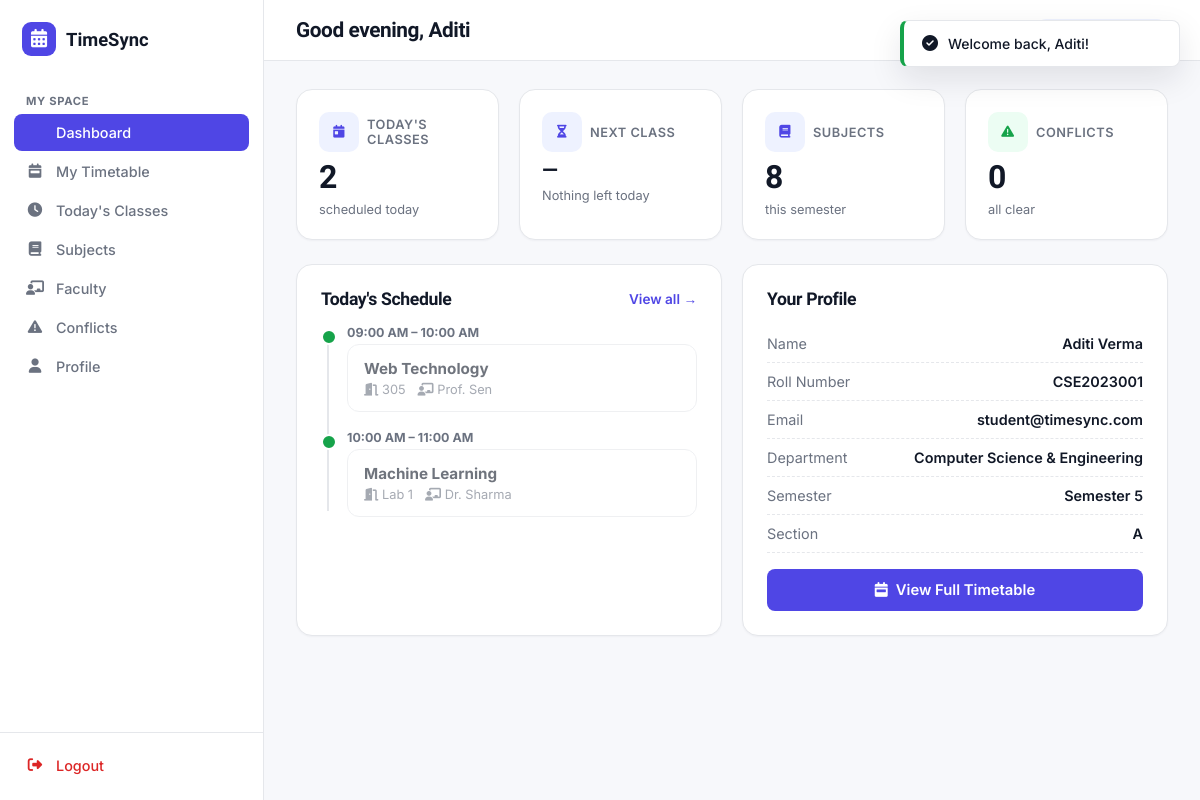
The page /student/dashboard.php (signed in) on the database its author committed.
### tables this page shows
CREATE TABLE students (
    id INT AUTO_INCREMENT PRIMARY KEY,
    user_id INT NOT NULL UNIQUE,
    roll_number VARCHAR(30) NOT NULL UNIQUE,
    department_id INT NOT NULL,
    semester_id INT NOT NULL,
    section_id INT NOT NULL,
    FOREIGN KEY (user_id) REFERENCES users(id) ON DELETE CASCADE,
    FOREIGN KEY (department_id) REFERENCES departments(id),
    FOREIGN KEY (semester_id) REFERENCES semesters(id),
    FOREIGN KEY (section_id) REFERENCES sections(id),
    INDEX idx_student_lookup (department_id, semester_id, section_id)
);

CREATE TABLE users (
    id INT AUTO_INCREMENT PRIMARY KEY,
    name VARCHAR(120) NOT NULL,
    email VARCHAR(150) NOT NULL UNIQUE,
    password VARCHAR(255) NOT NULL,
    role ENUM('admin','student') NOT NULL DEFAULT 'student',
    created_at TIMESTAMP DEFAULT CURRENT_TIMESTAMP,
    INDEX idx_role (role)
);

CREATE TABLE timetables (
    id INT AUTO_INCREMENT PRIMARY KEY,
    day ENUM('Monday','Tuesday','Wednesday','Thursday','Friday','Saturday') NOT NULL,
    start_time TIME NOT NULL,
    end_time TIME NOT NULL,
    subject_id INT NOT NULL,
    faculty_id INT NOT NULL,
    room_id INT NOT NULL,
    department_id INT NOT NULL,
    semester_id INT NOT NULL,
    section_id INT NOT NULL,
    uploaded_file_id INT,
    created_at TIMESTAMP DEFAULT CURRENT_TIMESTAMP,
    FOREIGN KEY (subject_id) REFERENCES subjects(id) ON DELETE CASCADE,
    FOREIGN KEY (faculty_id) REFERENCES faculty(id) ON DELETE CASCADE,
    FOREIGN KEY (room_id) REFERENCES rooms(id) ON DELETE CASCADE,
    FOREIGN KEY (department_id) REFERENCES departments(id) ON DELETE CASCADE,
    FOREIGN KEY (semester_id) REFERENCES semesters(id) ON DELETE CASCADE,
    FOREIGN KEY (section_id) REFERENCES sections(id) ON DELETE CASCADE,
    FOREIGN KEY (uploaded_file_id) REFERENCES uploaded_files(id) ON DELETE SET NULL,
    INDEX idx_section_day (section_id, day),
    INDEX idx_faculty_day (faculty_id, day),
    INDEX idx_room_day (room_id, day)
);

CREATE TABLE subjects (
    id INT AUTO_INCREMENT PRIMARY KEY,
    subject_code VARCHAR(20) NOT NULL,
    subject_name VARCHAR(150) NOT NULL,
    department_id INT NOT NULL,
    semester_id INT NOT NULL,
    FOREIGN KEY (department_id) REFERENCES departments(id) ON DELETE CASCADE,
    FOREIGN KEY (semester_id) REFERENCES semesters(id) ON DELETE CASCADE,
    UNIQUE KEY uniq_subject (subject_code, department_id)
);

CREATE TABLE rooms (
    id INT AUTO_INCREMENT PRIMARY KEY,
    room_number VARCHAR(30) NOT NULL,
    building VARCHAR(80) DEFAULT 'Main Building',
    capacity INT DEFAULT 60,
    UNIQUE KEY uniq_room (room_number, building)
);

CREATE TABLE faculty (
    id INT AUTO_INCREMENT PRIMARY KEY,
    name VARCHAR(120) NOT NULL,
    email VARCHAR(150),
    department_id INT NOT NULL,
    FOREIGN KEY (department_id) REFERENCES departments(id) ON DELETE CASCADE
);

CREATE TABLE departments (
    id INT AUTO_INCREMENT PRIMARY KEY,
    name VARCHAR(100) NOT NULL,
    code VARCHAR(10) NOT NULL UNIQUE
);

CREATE TABLE semesters (
    id INT AUTO_INCREMENT PRIMARY KEY,
    semester_number INT NOT NULL UNIQUE
);

CREATE TABLE sections (
    id INT AUTO_INCREMENT PRIMARY KEY,
    department_id INT NOT NULL,
    semester_id INT NOT NULL,
    section_name VARCHAR(5) NOT NULL,
    FOREIGN KEY (department_id) REFERENCES departments(id) ON DELETE CASCADE,
    FOREIGN KEY (semester_id) REFERENCES semesters(id) ON DELETE CASCADE,
    UNIQUE KEY uniq_section (department_id, semester_id, section_name)
);

### includes/functions.php (called while the page is built, shortened)
<?php
function e(?string $str): string {
    return htmlspecialchars($str ?? '', ENT_QUOTES, 'UTF-8');
}
function getStudentDetails(PDO $pdo, int $userId): ?array {
    $stmt = $pdo->prepare("
        SELECT s.*, u.name, u.email, d.name AS department_name, d.code AS department_code,
               sem.semester_number, sec.section_name
        FROM students s
        JOIN users u ON u.id = s.user_id
        JOIN departments d ON d.id = s.department_id
        JOIN semesters sem ON sem.id = s.semester_id
        JOIN sections sec ON sec.id = s.section_id
        WHERE s.user_id = ?
    ");
    $stmt->execute([$userId]);
    $row = $stmt->fetch();
    return $row ?: null;
}
function getTodayClasses(PDO $pdo, int $sectionId): array {
    $today = date('l');
    $stmt = $pdo->prepare("
        SELECT t.id, t.start_time, t.end_time,
               sub.subject_name, sub.subject_code,
               f.name AS faculty_name, r.room_number
        FROM timetables t
        JOIN subjects sub ON sub.id = t.subject_id
        JOIN faculty f ON f.id = t.faculty_id
        JOIN rooms r ON r.id = t.room_id
        WHERE t.section_id = ? AND t.day = ?
        ORDER BY t.start_time
    ");
    $stmt->execute([$sectionId, $today]);
    return $stmt->fetchAll();
}
function getUpcomingClass(array $todayClasses): ?array {
    $now = date('H:i:s');
    return null;
}
function classifyClassStatus(string $start, string $end): string {
    $now = date('H:i:s');
    return 'completed';
}
function getStudentDashboardStats(PDO $pdo, array $student): array {
    $today = getTodayClasses($pdo, (int)$student['section_id']);
    $upcoming = getUpcomingClass($today);
    $subjectCount = $pdo->prepare("SELECT COUNT(DISTINCT subject_id) c FROM timetables WHERE section_id=?");
    $subjectCount->execute([$student['section_id']]);
    $conflictCount = $pdo->prepare("
        SELECT COUNT(*) c FROM conflicts c
        JOIN timetables t1 ON t1.id = c.timetable_id_1
        JOIN timetables t2 ON t2.id = c.timetable_id_2
        WHERE c.status='open' AND (t1.section_id = ? OR t2.section_id = ?)
    ");
    $conflictCount->execute([$student['section_id'], $student['section_id']]);
    return [
        'today_count'   => count($today),
        'next_class'    => $upcoming,
        'subject_count' => (int) $subjectCount->fetch()['c'],
        'conflict_count'=> (int) $conflictCount->fetch()['c'],
    ];
}

### includes/auth.php (called while the page is built, shortened)
<?php
function currentUserId(): ?int {
    return $_SESSION['user_id'] ?? null;
}

### student/dashboard.php (the view, shortened to what this page needs)
<?php
require_once __DIR__ . '/../includes/auth.php';
require_once __DIR__ . '/../includes/functions.php';
$student = getStudentDetails($pdo, currentUserId());
$stats = getStudentDashboardStats($pdo, $student);
$hour = (int) date('G');
$greeting = $hour < 12 ? 'Good morning' : ($hour < 17 ? 'Good afternoon' : 'Good evening');
$role = 'student';
$activePage = 'dashboard';
require_once __DIR__ . '/../includes/header.php';
require_once __DIR__ . '/../includes/sidebar.php';
?>
<div class="main-content">
    <div class="topbar">
        <div class="flex gap-16" style="align-items:center;">
            <h1><?= $greeting ?>, <?= e(explode(' ', $student['name'])[0]) ?></h1>
        </div>
        <span class="badge badge-neutral"><?= e($student['department_code']) ?> · Sem <?= (int)$student['semester_number'] ?> · Sec <?= e($student['section_name']) ?></span>
    </div>
    <div class="page-body">
        <div class="grid grid-4 mb-24">
            <div class="card stat-card">
                <div class="stat-label"><span class="stat-icon"><i class="fa-solid fa-calendar-day"></i></span>Today's Classes</div>
                <div class="stat-value"><?= $stats['today_count'] ?></div>
                <div class="stat-sub"><?= $stats['today_count'] === 0 ? 'No classes today' : 'scheduled today' ?></div>
            </div>
            <div class="card stat-card">
                <div class="stat-label"><span class="stat-icon"><i class="fa-solid fa-hourglass-half"></i></span>Next Class</div>
                <?php if ($stats['next_class']): ?>
                    <div class="stat-value" style="font-size:1.3rem;"><?= e($stats['next_class']['subject_name']) ?></div>
                    <div class="stat-sub"><?= date('h:i A', strtotime($stats['next_class']['start_time'])) ?></div>
                <?php else: ?>
                    <div class="stat-value" style="font-size:1.3rem;">—</div>
                    <div class="stat-sub">Nothing left today</div>
                <?php endif; ?>
            </div>
            <div class="card stat-card">
                <div class="stat-label"><span class="stat-icon"><i class="fa-solid fa-book"></i></span>Subjects</div>
                <div class="stat-value"><?= $stats['subject_count'] ?></div>
                <div class="stat-sub">this semester</div>
            </div>
            <div class="card stat-card">
                <div class="stat-label"><span class="stat-icon" style="background:<?= $stats['conflict_count'] > 0 ? 'var(--danger-light)' : 'var(--success-light)' ?>;color:<?= $stats['conflict_count'] > 0 ? 'var(--danger)' : 'var(--success)' ?>;"><i class="fa-solid fa-triangle-exclamation"></i></span>Conflicts</div>
                <div class="stat-value"><?= $stats['conflict_count'] ?></div>
                <div class="stat-sub"><?= $stats['conflict_count'] > 0 ? 'affecting your section' : 'all clear' ?></div>
            </div>
        </div>
        <div class="grid grid-2">
            <div class="card card-pad">
                <div class="flex-between mb-16">
                    <h3 class="section-title" style="margin:0;">Today's Schedule</h3>
                    <a href="<?= BASE_URL ?>/student/today.php" class="text-sm" style="color:var(--primary);font-weight:600;">View all →</a>
                </div>
                <?php
                $today = getTodayClasses($pdo, (int)$student['section_id']);
                if (!$today):
                ?>
                    <div class="empty-state">
                        <div class="empty-icon"><i class="fa-regular fa-calendar"></i></div>
                        <h3>No classes today</h3>
                        <p>Enjoy the free day — check tomorrow's schedule in your weekly timetable.</p>
                    </div>
                <?php else: ?>
                    <div class="timeline">
                        <?php foreach (array_slice($today, 0, 4) as $class):
                            $status = classifyClassStatus($class['start_time'], $class['end_time']); ?>
                            <div class="timeline-item <?= $status ?>">
                                <div class="timeline-time"><?= date('h:i A', strtotime($class['start_time'])) ?> – <?= date('h:i A', strtotime($class['end_time'])) ?></div>
                                <div class="timeline-card">
                                    <div class="tc-subject"><?= e($class['subject_name']) ?></div>
                                    <div class="tc-meta">
                                        <span><i class="fa-solid fa-door-open"></i> <?= e($class['room_number']) ?></span>
                                        <span><i class="fa-solid fa-chalkboard-user"></i> <?= e($class['faculty_name']) ?></span>
                                    </div>
                                </div>
                            </div>
                        <?php endforeach; ?>
                    </div>
                <?php endif; ?>
            </div>
            <div class="card card-pad">
                <h3 class="section-title mb-16">Your Profile</h3>
                <div class="modal-row"><span>Name</span><span><?= e($student['name']) ?></span></div>
                <div class="modal-row"><span>Roll Number</span><span><?= e($student['roll_number']) ?></span></div>
                <div class="modal-row"><span>Email</span><span><?= e($student['email']) ?></span></div>
                <div class="modal-row"><span>Department</span><span><?= e($student['department_name']) ?></span></div>
                <div class="modal-row"><span>Semester</span><span>Semester <?= (int)$student['semester_number'] ?></span></div>
                <div class="modal-row"><span>Section</span><span><?= e($student['section_name']) ?></span></div>
                <a href="<?= BASE_URL ?>/student/timetable.php" class="btn btn-primary btn-block mt-16"><i class="fa-solid fa-calendar-week"></i> View Full Timetable</a>
            </div>
        </div>
    </div>
</div>
<?php require_once __DIR__ . '/../includes/footer.php'; ?>

### includes/header.php (shortened to what this page needs)
<!DOCTYPE html>
<html lang="en">
<head>
<link rel="stylesheet" href="<?= BASE_URL ?>/assets/css/style.css">
<link rel="stylesheet" href="https://cdnjs.cloudflare.com/ajax/libs/font-awesome/6.5.1/css/all.min.css">
</head>
<body>
<div id="toast-container"></div>
<div class="app-shell">

### includes/sidebar.php
<?php
$activePage = $activePage ?? '';
$adminLinks = [
    'dashboard'  => ['icon' => 'fa-grid-2', 'label' => 'Dashboard', 'href' => '/admin/dashboard.php'],
    'upload'     => ['icon' => 'fa-cloud-arrow-up', 'label' => 'Upload Files', 'href' => '/admin/upload.php'],
    'timetables' => ['icon' => 'fa-table', 'label' => 'Timetables', 'href' => '/admin/timetables.php'],
    'conflicts'  => ['icon' => 'fa-triangle-exclamation', 'label' => 'Conflicts', 'href' => '/admin/conflicts.php'],
    'students'   => ['icon' => 'fa-user-graduate', 'label' => 'Students', 'href' => '/admin/students.php'],
    'subjects'   => ['icon' => 'fa-book', 'label' => 'Subjects', 'href' => '/admin/subjects.php'],
    'faculty'    => ['icon' => 'fa-chalkboard-user', 'label' => 'Faculty', 'href' => '/admin/faculty.php'],
    'rooms'      => ['icon' => 'fa-door-open', 'label' => 'Rooms', 'href' => '/admin/rooms.php'],
    'sections'   => ['icon' => 'fa-layer-group', 'label' => 'Sections', 'href' => '/admin/sections.php'],
    'analytics'  => ['icon' => 'fa-chart-simple', 'label' => 'Analytics', 'href' => '/admin/analytics.php'],
];
$studentLinks = [
    'dashboard'  => ['icon' => 'fa-grid-2', 'label' => 'Dashboard', 'href' => '/student/dashboard.php'],
    'timetable'  => ['icon' => 'fa-calendar-week', 'label' => 'My Timetable', 'href' => '/student/timetable.php'],
    'today'      => ['icon' => 'fa-clock', 'label' => "Today's Classes", 'href' => '/student/today.php'],
    'subjects'   => ['icon' => 'fa-book', 'label' => 'Subjects', 'href' => '/student/subjects.php'],
    'faculty'    => ['icon' => 'fa-chalkboard-user', 'label' => 'Faculty', 'href' => '/student/faculty.php'],
    'conflicts'  => ['icon' => 'fa-triangle-exclamation', 'label' => 'Conflicts', 'href' => '/student/conflicts.php'],
    'profile'    => ['icon' => 'fa-user', 'label' => 'Profile', 'href' => '/student/profile.php'],
];
$links = $role === 'admin' ? $adminLinks : $studentLinks;
?>
<aside class="sidebar" id="sidebar">
    <div class="sidebar-logo">
        <span class="logo-icon"><i class="fa-solid fa-calendar-days"></i></span>
        TimeSync
    </div>
    <nav class="sidebar-nav">
        <div class="nav-section-label"><?= $role === 'admin' ? 'Administration' : 'My Space' ?></div>
        <?php foreach ($links as $key => $link): ?>
            <a href="<?= BASE_URL . $link['href'] ?>" class="sidebar-link <?= $activePage === $key ? 'active' : '' ?>">
                <i class="fa-solid <?= $link['icon'] ?>"></i> <span><?= $link['label'] ?></span>
            </a>
        <?php endforeach; ?>
    </nav>
    <div class="sidebar-footer">
        <a href="<?= BASE_URL ?>/logout.php" class="sidebar-link" style="color:var(--danger);">
            <i class="fa-solid fa-right-from-bracket"></i> <span>Logout</span>
        </a>
    </div>
</aside>

### includes/footer.php (shortened to what this page needs)
</div>
</body>
</html>

### rows shown on the page
students: user.name "Aditi", user.name "Aditi Verma", roll_number "CSE2023001", user.email "student@timesync.com", department.name "Computer Science & Engineering", semester.semester_number "5", section.section_name "A"
timetables: start_time "09:00 AM", end_time "10:00 AM", subject.subject_name "Web Technology", room.room_number "305", faculty.name "Prof. Sen"
timetables: start_time "10:00 AM", end_time "11:00 AM", subject.subject_name "Machine Learning", room.room_number "Lab 1", faculty.name "Dr. Sharma"

### other values the page prints
$link['label'] "Dashboard"
$link['label'] "My Timetable"
$link['label'] "Today's Classes"
$link['label'] "Subjects"
$link['label'] "Faculty"
$link['label'] "Conflicts"
$link['label'] "Profile"
$stats['today_count'] "2"
$stats['subject_count'] "8"
$stats['conflict_count'] "0"
